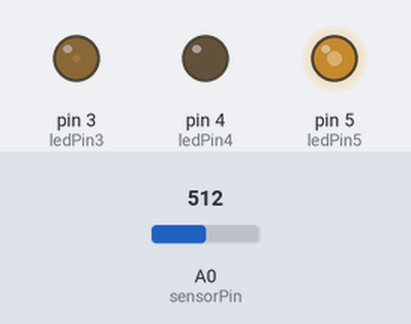
A sketch run on a simulated Arduino Uno, built with avr-gcc and run on an emulated ATmega328P. Parts: output pins drawn as LEDs (lit = HIGH). The inputs (shaded band) are chosen by the test bench; at power-on: A0 (sensorPin) = 512.

Above: at 1.2 s.
1.3 s: A0 (sensorPin) set to 716
At 1.9 s:
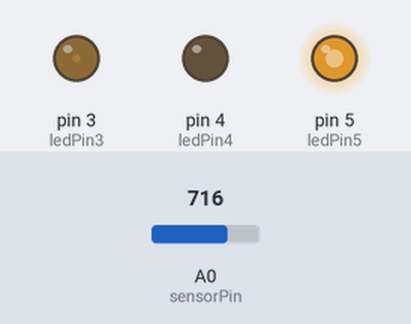
2.8 s: A0 (sensorPin) set to 900
At 3.3 s:
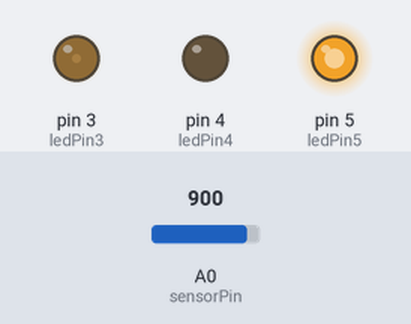
4.3 s: A0 (sensorPin) set to 122
At 4.7 s:
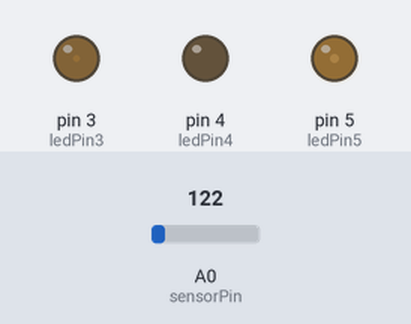
5.8 s: A0 (sensorPin) set to 0
At 6.1 s:
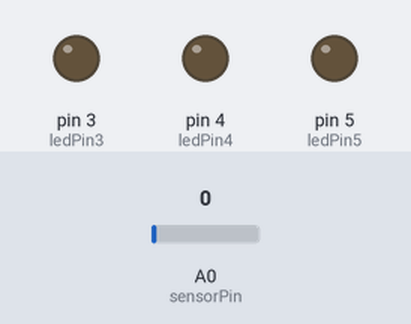
7.3 s: A0 (sensorPin) set to 511
At 8.7 s:
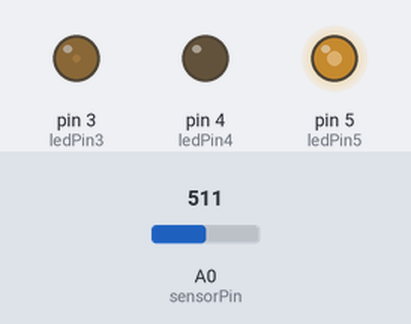
Timing chart, 0 to 9.8 s (numbered marks = the images above; inputs shaded):
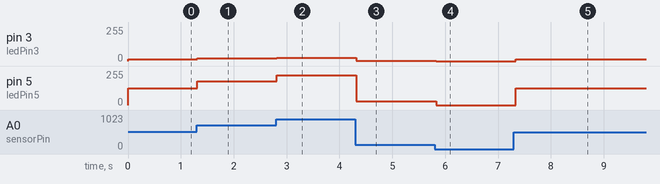

The sketch:

potentiometer_stage_3.ino
```cpp
//USING SIMPLE ANALOGUE SENSOR TO FADE AN LED

const int ledPin5 = 5;
const int ledPin4= 4;
const int ledPin3 = 3;     //PWM pin 3 to LED
const int sensorPin = A0; //Sensor connects to A0 analog pin


int value; //Variable to track sensor input


void setup(){
  pinMode(ledPin5, OUTPUT);  //Set pin 3 as output
  pinMode(ledPin4, OUTPUT);
  pinMode(ledPin3, OUTPUT);
       //Begin serial communication
}


void loop(){
  value = analogRead(sensorPin);       //Read and save analog value from sensor
  Serial.println(value);               //Print value
  value = map(value, 0, 1023, 0, 255); //Map value 0-1023 to 0-255 (PWM)
  analogWrite(ledPin5, value);          //Use value to control LED
  value = map(value, 0, 1023, 0, 255);
  analogWrite(ledPin4, value);
  value = map(value, 0, 550, 0, 255);
  analogWrite(ledPin3, value);
  delay(100);                          //Small delay

}
```

Measured:
- after the input at 1.3 s, pin 3 (ledPin3): 14/255 → 20/255 at once; pin 5 (ledPin5): 127/255 → 178/255 at once
- after the input at 2.8 s, pin 3 (ledPin3): 20/255 → 25/255 at once; pin 5 (ledPin5): 178/255 → 224/255 at once
- after the input at 4.3 s, pin 3 (ledPin3): 25/255 → 3/255 at once; pin 5 (ledPin5): 224/255 → 30/255 at once
- after the input at 5.8 s, pin 3 (ledPin3): 3/255 → 0/255 at once; pin 5 (ledPin5): 30/255 → 0/255 at once
- after the input at 7.3 s, pin 3 (ledPin3): 0/255 → 14/255 at once; pin 5 (ledPin5): 0/255 → 127/255 at once
